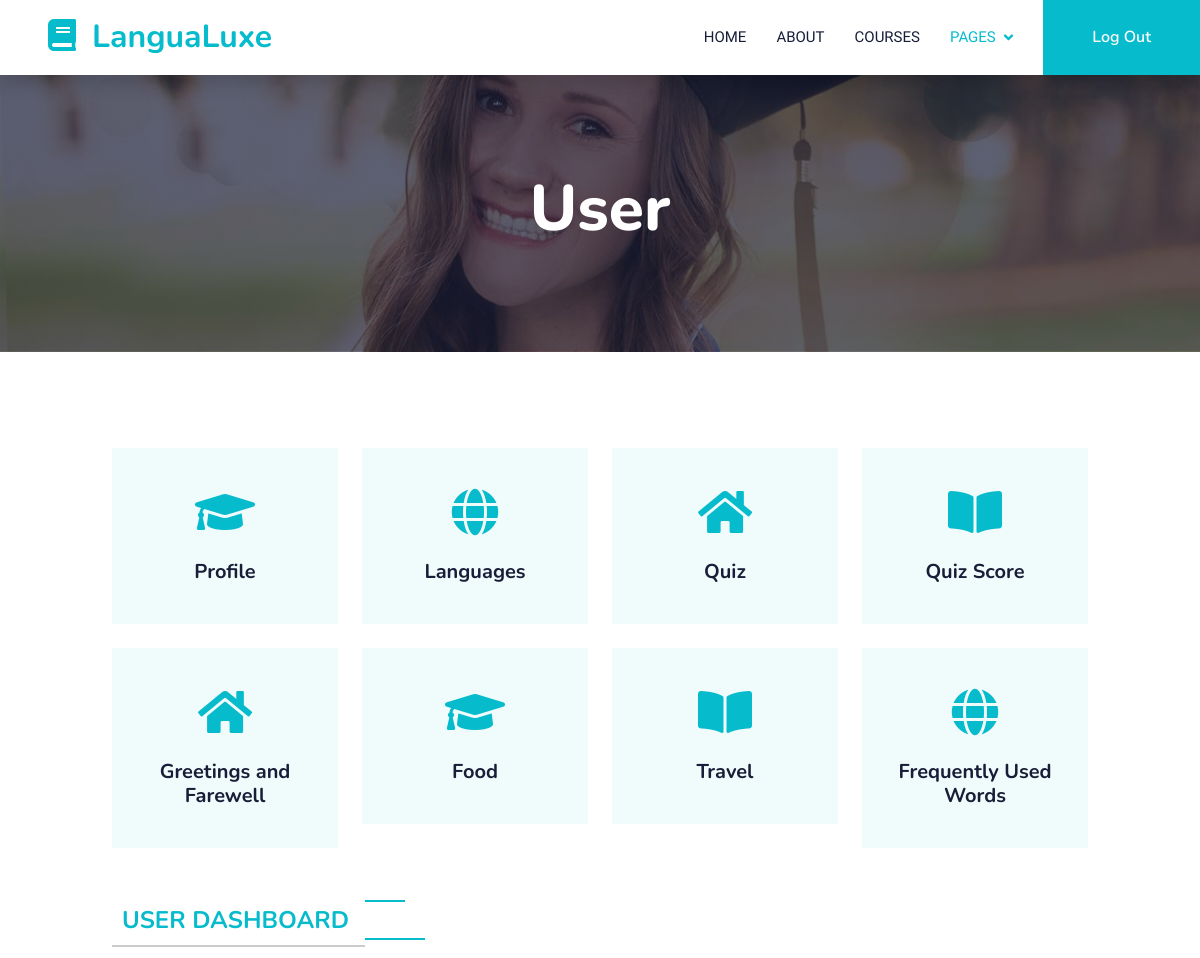
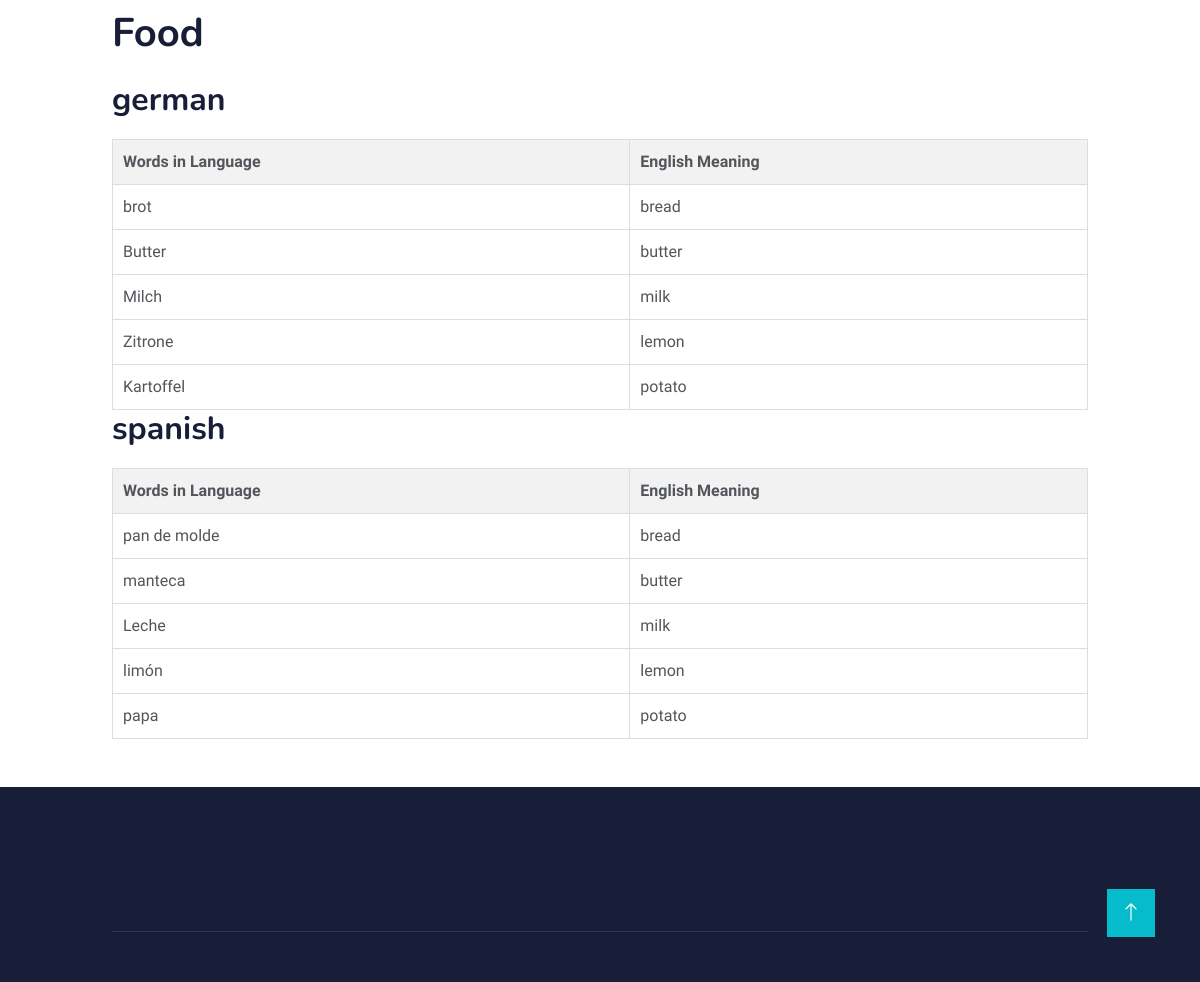
/LanguageLearning/Food1.php (signed in), run on the app's committed database (2 pictures, top to bottom).
### tables this page shows
CREATE TABLE language (
    `language_id` VARCHAR(6),
    `language` VARCHAR(7),
    PRIMARY KEY (`language_id`)
);

CREATE TABLE food (
    `quiz_id` VARCHAR(5),
    `language_id` VARCHAR(6),
    `words_in_language` VARCHAR(12),
    `english_meaning` VARCHAR(6),
    PRIMARY KEY (`quiz_id`, `language_id`),
    FOREIGN KEY (`language_id`) REFERENCES `language`(`language_id`) ON DELETE CASCADE
);

### LanguageLearning/Food1.php (the view, shortened to what this page needs)
<!DOCTYPE html>
<html lang="en">
<head>
    <link href="https://cdnjs.cloudflare.com/ajax/libs/font-awesome/5.10.0/css/all.min.css" rel="stylesheet">
    <link href="https://cdn.jsdelivr.net/npm/bootstrap-icons@1.4.1/font/bootstrap-icons.css" rel="stylesheet">
    <link href="lib/animate/animate.min.css" rel="stylesheet">
    <link href="lib/owlcarousel/assets/owl.carousel.min.css" rel="stylesheet">
    <link href="css/bootstrap.min.css" rel="stylesheet">
    <link href="css/style.css" rel="stylesheet">
    <link rel="stylesheet" type="text/css" href="admin.css">
</head>
<body>
    <nav class="navbar navbar-expand-lg bg-white navbar-light shadow sticky-top p-0">
        <a href="index.html" class="navbar-brand d-flex align-items-center px-4 px-lg-5">
            <h2 class="m-0 text-primary"><i class="fa fa-book me-3"></i>LanguaLuxe</h2>
        </a>
        <div class="collapse navbar-collapse" id="navbarCollapse">
            <div class="navbar-nav ms-auto p-4 p-lg-0">
                <a href="index.php" class="nav-item nav-link">Home</a>
                <a href="about.html" class="nav-item nav-link">About</a>
                <a href="courses.html" class="nav-item nav-link">Courses</a>
                <div class="nav-item dropdown">
                    <a href="#" class="nav-link dropdown-toggle active" data-bs-toggle="dropdown">Pages</a>
                </div>
            </div>
            <a href="logout.php" class="btn btn-primary py-4 px-lg-5 d-none d-lg-block">Log Out</a>
        </div>
    </nav>
    <div class="container-fluid bg-primary py-5 mb-5 page-header">
        <div class="container py-5">
            <div class="row justify-content-center">
                <div class="col-lg-10 text-center">
                    <h1 class="display-3 text-white animated slideInDown">User</h1>
                </div>
            </div>
        </div>
    </div>
    <div class="container-xxl py-5">
        <div class="container">
            <div class="row g-4">
                <div class="col-lg-3 col-sm-6 wow fadeInUp" data-wow-delay="0.1s">
                    <div class="service-item text-center pt-3">
                        <div class="p-4">
                            <i class="fa fa-3x fa-graduation-cap text-primary mb-4"></i>
                            <a href="Userhome.php"><h5 class="mb-3">Profile</h5></a>
                        </div>
                    </div>
                </div>
                <div class="col-lg-3 col-sm-6 wow fadeInUp" data-wow-delay="0.3s">
                    <div class="service-item text-center pt-3">
                        <div class="p-4">
                            <i class="fa fa-3x fa-globe text-primary mb-4"></i>
                            <a href="Languages1.php"><h5 class="mb-3">Languages</h5></a>
                        </div>
                    </div>
                </div>
                <div class="col-lg-3 col-sm-6 wow fadeInUp" data-wow-delay="0.5s">
                    <div class="service-item text-center pt-3">
                        <div class="p-4">
                            <i class="fa fa-3x fa-home text-primary mb-4"></i>
                            <a href="Quiz1.php"><h5 class="mb-3">Quiz</h5></a>
                        </div>
                    </div>
                </div>
                <div class="col-lg-3 col-sm-6 wow fadeInUp" data-wow-delay="0.7s">
                    <div class="service-item text-center pt-3">
                        <div class="p-4">
                            <i class="fa fa-3x fa-book-open text-primary mb-4"></i>
                            <a href=""><h5 class="mb-3">Quiz Score</h5></a>
                        </div>
                    </div>
                </div>
                <div class="col-lg-3 col-sm-6 wow fadeInUp" data-wow-delay="0.5s">
                    <div class="service-item text-center pt-3">
                        <div class="p-4">
                            <i class="fa fa-3x fa-home text-primary mb-4"></i>
                            <a href="Greetings1.php"><h5 class="mb-3">Greetings and Farewell</h5></a>
                        </div>
                    </div>
                </div>
                <div class="col-lg-3 col-sm-6 wow fadeInUp" data-wow-delay="0.11s">
                    <div class="service-item text-center pt-3">
                        <div class="p-4">
                            <i class="fa fa-3x fa-graduation-cap text-primary mb-4"></i>
                            <a href="Food1.php"><h5 class="mb-3">Food</h5></a>
                        </div>
                    </div>
                </div>
                <div class="col-lg-3 col-sm-6 wow fadeInUp" data-wow-delay="0.9s">
                    <div class="service-item text-center pt-3">
                        <div class="p-4">
                            <i class="fa fa-3x fa-book-open text-primary mb-4"></i>
                            <a href="Travel1.php"><h5 class="mb-3">Travel</h5></a>
                        </div>
                    </div>
                </div>
                <div class="col-lg-3 col-sm-6 wow fadeInUp" data-wow-delay="0.8s">
                    <div class="service-item text-center pt-3">
                        <div class="p-4">
                            <i class="fa fa-3x fa-globe text-primary mb-4"></i>
                            <a href="Frequent1.php"><h5 class="mb-3">Frequently Used Words</h5></a>
                        </div>
                    </div>
                </div>
            </div>
        </div>
    </div>
<?php
include("config.php");
$email = $_SESSION['email'];
$userLanguagesQuery = "SELECT l.language_id, l.language FROM user_lang ul
                    JOIN user u ON ul.userid = u.userid
                    JOIN Language l ON ul.language_id = l.language_id
                    WHERE u.email = '$email'";
$userLanguagesResult = $conn->query($userLanguagesQuery);
if ($userLanguagesResult->num_rows > 0) {
    ?>
    <div class="container">
        <h6 class="section-title bg-white text-start text-primary pe-3">User Dashboard</h6>
        <h1 class="mb-4">Food</h1>
        <?php
        while ($userLanguage = $userLanguagesResult->fetch_assoc()) {
            $userLanguageID = $userLanguage['language_id'];
            $userLanguageName = $userLanguage['language'];
            $foodQuery = "SELECT * FROM food WHERE language_id = '$userLanguageID'";
            $foodResult = $conn->query($foodQuery);
            echo "<h2>{$userLanguageName}</h2>";
            if ($foodResult->num_rows > 0) {
                echo "<table>";
                echo "<tr><th>Words in Language</th><th>English Meaning</th></tr>";
                while ($row = $foodResult->fetch_assoc()) {
                    echo "<tr>";
                    echo "<td>{$row['words_in_language']}</td>";
                    echo "<td>{$row['english_meaning']}</td>";
                    echo "</tr>";
                }
                echo "</table>";
            } else {
                echo "<p>No food entries found for {$userLanguageName}</p>";
            }
        }
        ?>
    </div>
<?php
} else {
    echo "<div class='container'><p>User has not selected any languages.</p></div>";
}
?>
    <div class="container-fluid bg-dark text-light footer pt-5 mt-5 wow fadeIn" data-wow-delay="0.1s">
        <div class="container py-5">
            <div class="row g-5">
            </div>
        </div>
        <div class="container">
            <div class="copyright">
            </div>
        </div>
    </div>
    <a href="#" class="btn btn-lg btn-primary btn-lg-square back-to-top"><i class="bi bi-arrow-up"></i></a>
</body>
</html>

### LanguageLearning/css/style.css (style rules this page uses)
:root { --primary: #06BBCC; --light: #F0FBFC; --dark: #181d38; }
.back-to-top { position: fixed; display: none; right: 45px; bottom: 45px; z-index: 99; }
.btn { font-family: 'Nunito', sans-serif; font-weight: 600; transition: .5s; }
.btn.btn-primary, .btn.btn-secondary { color: #FFFFFF; }
.btn-lg-square { width: 48px; height: 48px; }
.btn-square, .btn-sm-square, .btn-lg-square { padding: 0; display: flex; align-items: center; justify-content: center; font-weight: normal; border-radius: 0px; }
.navbar .dropdown-toggle::after { border: none; content: "\f107"; font-family: "Font Awesome 5 Free"; font-weight: 900; vertical-align: middle; margin-left: 8px; }
.navbar-light .navbar-nav .nav-link { margin-right: 30px; padding: 25px 0; color: #FFFFFF; font-size: 15px; text-transform: uppercase; outline: none; }
.navbar-light .navbar-nav .nav-link:hover, .navbar-light .navbar-nav .nav-link.active { color: var(--primary); }
.navbar-light .navbar-brand, .navbar-light a.btn { height: 75px; }
.navbar-light .navbar-nav .nav-link { color: var(--dark); font-weight: 500; }
.navbar-light.sticky-top { top: -100px; transition: .5s; }
.page-header { background: linear-gradient(rgba(24, 29, 56, .7), rgba(24, 29, 56, .7)), url(../img/carousel-1.jpg); background-position: center center; background-repeat: no-repeat; background-size: cover; }
.section-title { position: relative; display: inline-block; text-transform: uppercase; }
.section-title::before { position: absolute; content: ""; width: calc(100% + 80px); height: 2px; top: 4px; left: -40px; background: var(--primary); z-index: -1; }
.section-title::after { position: absolute; content: ""; width: calc(100% + 120px); height: 2px; bottom: 5px; left: -60px; background: var(--primary); z-index: -1; }
.section-title.text-start::before { width: calc(100% + 40px); left: 0; }
.section-title.text-start::after { width: calc(100% + 60px); left: 0; }
.service-item { background: var(--light); transition: .5s; }
.service-item * { transition: .5s; }
.footer .copyright { padding: 25px 0; font-size: 15px; border-top: 1px solid rgba(256, 256, 256, .1); }

### LanguageLearning/admin.css (style rules this page uses)
.container { max-width: 1000px; margin: 0 auto; }
.section-title { padding: 10px; margin-bottom: 20px; font-size: 24px; font-weight: bold; border-bottom: 2px solid #ccc; }
table { width: 100%; border-collapse: collapse; margin-top: 20px; }
table th, table td { border: 1px solid #ddd; padding: 10px; text-align: left; }
table th { background-color: #f2f2f2; }
.mb-4 { margin-bottom: 20px; }

### data on the page
language: language "german"
food: words_in_language "brot", english_meaning "bread"
food: words_in_language "Butter", english_meaning "butter"
food: words_in_language "Milch", english_meaning "milk"
food: words_in_language "Zitrone", english_meaning "lemon"
food: words_in_language "Kartoffel", english_meaning "potato"
language: language "spanish"
food: words_in_language "pan de molde", english_meaning "bread"
food: words_in_language "manteca", english_meaning "butter"
food: words_in_language "Leche", english_meaning "milk"
food: words_in_language "limón", english_meaning "lemon"
food: words_in_language "papa", english_meaning "potato"
